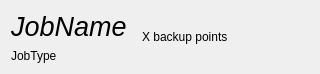
<?xml version="1.0" encoding="UTF-8"?>
<ui version="4.0">
 <class>AbstractBackupJobDisplay</class>
 <widget class="QWidget" name="AbstractBackupJobDisplay">
  <property name="geometry">
   <rect>
    <x>0</x>
    <y>0</y>
    <width>320</width>
    <height>67</height>
   </rect>
  </property>
  <property name="windowTitle">
   <string>Form</string>
  </property>
  <layout class="QHBoxLayout" name="horizontalLayout">
   <item>
    <layout class="QVBoxLayout" name="verticalLayout">
     <item>
      <widget class="QLabel" name="titleLabel">
       <property name="font">
        <font>
         <pointsize>20</pointsize>
         <italic>true</italic>
        </font>
       </property>
       <property name="text">
        <string>JobName</string>
       </property>
      </widget>
     </item>
     <item>
      <widget class="QLabel" name="typeLabel">
       <property name="text">
        <string>JobType</string>
       </property>
      </widget>
     </item>
    </layout>
   </item>
   <item>
    <widget class="QStackedWidget" name="backupInfoWidget">
     <property name="currentIndex">
      <number>2</number>
     </property>
     <widget class="QWidget" name="noBackupPage">
      <layout class="QHBoxLayout" name="horizontalLayout_2">
       <item>
        <widget class="QLabel" name="label">
         <property name="text">
          <string>No backups configured</string>
         </property>
        </widget>
       </item>
      </layout>
     </widget>
     <widget class="QWidget" name="singleBackupPage">
      <layout class="QVBoxLayout" name="verticalLayout_3">
       <item>
        <layout class="QFormLayout" name="formLayout">
         <item row="0" column="0">
          <widget class="QLabel" name="label_3">
           <property name="text">
            <string>Source</string>
           </property>
          </widget>
         </item>
         <item row="0" column="1">
          <widget class="QLabel" name="sourceLabel">
           <property name="text">
            <string>/my/source</string>
           </property>
          </widget>
         </item>
         <item row="1" column="0">
          <widget class="QLabel" name="label_4">
           <property name="text">
            <string>Destination</string>
           </property>
          </widget>
         </item>
         <item row="1" column="1">
          <widget class="QLabel" name="destinationLabel">
           <property name="text">
            <string>/my/destination/</string>
           </property>
          </widget>
         </item>
        </layout>
       </item>
      </layout>
     </widget>
     <widget class="QWidget" name="multipleBackupPage">
      <layout class="QVBoxLayout" name="verticalLayout_2">
       <item>
        <widget class="QLabel" name="mutipleBackupsLabel">
         <property name="text">
          <string>X backup points</string>
         </property>
        </widget>
       </item>
      </layout>
     </widget>
    </widget>
   </item>
  </layout>
 </widget>
 <resources/>
 <connections/>
</ui>
